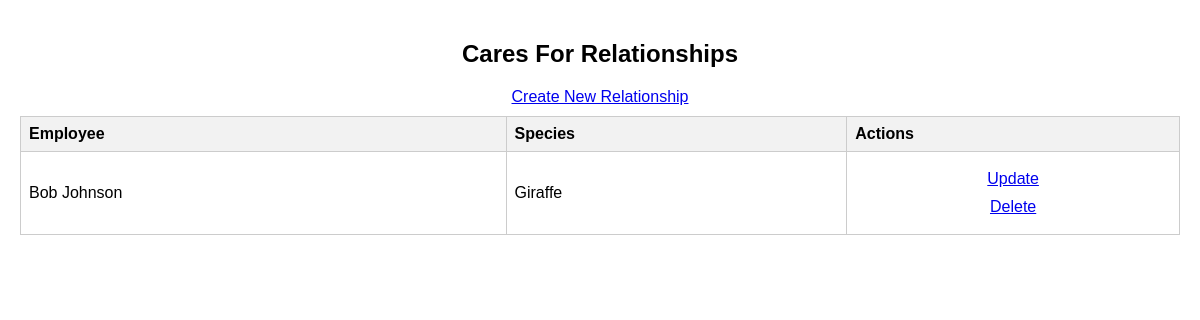
Page /asset_management/caresFor/view_cares_for.php on the committed database.
### tables this page shows
CREATE TABLE CaresFor (
EmployeeID INT REFERENCES Employee(EmployeeID),
SpeciesID INT REFERENCES Species(ID),
PRIMARY KEY(EmployeeID, SpeciesID),
FOREIGN KEY (EmployeeID) REFERENCES Employee(EmployeeID),
FOREIGN KEY (SpeciesID) REFERENCES Species(ID)
);

CREATE TABLE Employee (
EmployeeID INT PRIMARY KEY AUTO_INCREMENT,
StartDate VARCHAR(255) NOT NULL,
JobType VARCHAR(255) NOT NULL,
FirstName VARCHAR(255) NOT NULL,
MiddleName VARCHAR(255),
LastName VARCHAR(255) NOT NULL,
Street VARCHAR(255) NOT NULL,
City VARCHAR(255) NOT NULL,
State VARCHAR(255) NOT NULL,
Zip VARCHAR(255) NOT NULL,
SuperID INT,
HourlyRateID INT,
ConcessionID INT,
ZooAdmissionID INT,
FOREIGN KEY (SuperID) REFERENCES Employee(EmployeeID),
FOREIGN KEY (HourlyRateID) REFERENCES HourlyRate(ID),
FOREIGN KEY (ConcessionID) REFERENCES Concession(ID),
FOREIGN KEY (ZooAdmissionID) REFERENCES ZooAdmission(ID)
);

CREATE TABLE Species (
ID INT PRIMARY KEY AUTO_INCREMENT,
Name VARCHAR(255) NOT NULL,
FoodCost INT NOT NULL
);

### asset_management/caresFor/view_cares_for.php (the view, shortened to what this page needs)
<?php
include '../includes/db_connection.php';
$sql = "SELECT C.*, E.FirstName, E.LastName, S.Name
        FROM CaresFor C
        JOIN Employee E ON C.EmployeeID = E.EmployeeID
        JOIN Species S ON C.SpeciesID = S.ID";
$result = $conn->query($sql);
?>
<!DOCTYPE html>
<html lang="en">
<head>
</head>
<body>
    <h2>Cares For Relationships</h2>
    <a href="create_cares_for.php">Create New Relationship</a>
    <table border="1">
        <tr>
            <th>Employee</th>
            <th>Species</th>
            <th>Actions</th>
        </tr>
        <?php while ($row = $result->fetch_assoc()) : ?>
            <tr>
                <td><?php echo $row['FirstName'] . ' ' . $row['LastName']; ?></td>
                <td><?php echo $row['Name']; ?></td>
                <td>
                    <a href="update_cares_for.php?id=<?php echo $row['EmployeeID']; ?>&speciesId=<?php echo $row['SpeciesID']; ?>">Update</a>
                    <a href="delete_cares_for.php?id=<?php echo $row['EmployeeID']; ?>&speciesId=<?php echo $row['SpeciesID']; ?>">Delete</a>
                </td>
            </tr>
        <?php endwhile; ?>
    </table>
</body>
</html>

### asset_management/caresFor/view_cares_for.php (style rules this page uses)
body { font-family: Arial, sans-serif; margin: 0; padding: 20px; }
h2 { text-align: center; }
a { display: block; text-align: center; margin: 10px 0; }
table { width: 100%; border-collapse: collapse; margin-top: 10px; }
th, td { border: 1px solid #ccc; padding: 8px; text-align: left; }
th { background-color: #f2f2f2; }

### rows in the picture
caresfor: EmployeeID.FirstName "Bob", EmployeeID.LastName "Johnson", SpeciesID.Name "Giraffe"
